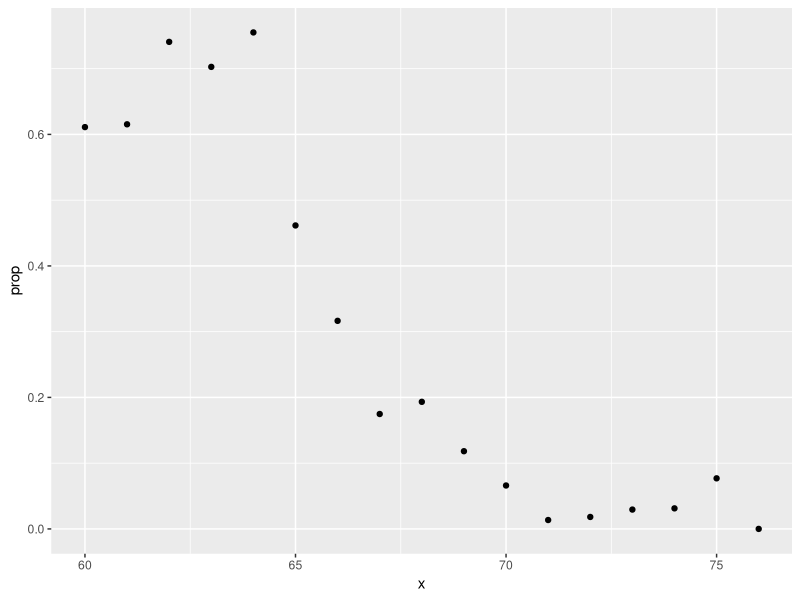
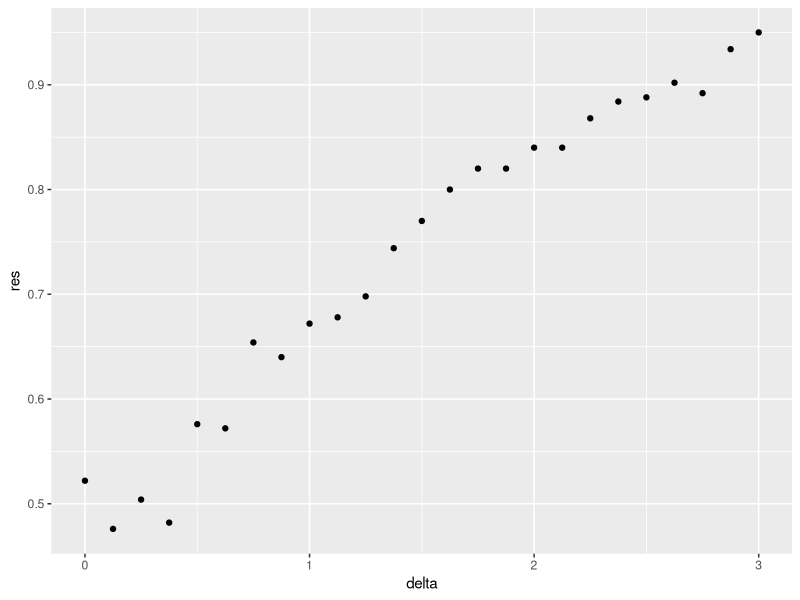

Reproduce these figures in R, in order.
library(dslabs)
library(caret)
library(tidyverse)
data("heights")
y <- heights$height

set.seed(2) #if you are using R 3.5 or earlier
set.seed(2, sample.kind = "Rounding") #if you are using R 3.6 or later

test_index <- createDataPartition(y, times = 1, p = 0.5, list = FALSE)
train_set <- heights %>% slice(-test_index)
test_set <- heights %>% slice(test_index)

train_set %>% 
  filter(round(height)==66) %>%
  summarize(y_hat = mean(sex=="Female")) #fenmale is 1

heights %>% 
  mutate(x = round(height)) %>%
  group_by(x) %>%
  filter(n() >= 10) %>%
  summarize(prop = mean(sex == "Female")) %>%
  ggplot(aes(x, prop)) +
  geom_point()
lm_fit <- mutate(train_set, y = as.numeric(sex == "Female")) %>% lm(y ~ height, data = .)
p_hat <- predict(lm_fit, test_set)
y_hat <- ifelse(p_hat > 0.5, "Female", "Male") %>% factor()
confusionMatrix(y_hat, test_set$sex)$overall["Accuracy"]


#compression Check
set.seed(2) #if you are using R 3.5 or earlier
set.seed(2, sample.kind="Rounding") #if you are using R 3.6 or later
make_data <- function(n = 1000, p = 0.5, 
                      mu_0 = 0, mu_1 = 2, 
                      sigma_0 = 1,  sigma_1 = 1){
  
  y <- rbinom(n, 1, p)
  f_0 <- rnorm(n, mu_0, sigma_0)
  f_1 <- rnorm(n, mu_1, sigma_1)
  x <- ifelse(y == 1, f_1, f_0)
  
  test_index <- createDataPartition(y, times = 1, p = 0.5, list = FALSE)
  
  list(train = data.frame(x = x, y = as.factor(y)) %>% slice(-test_index),
       test = data.frame(x = x, y = as.factor(y)) %>% slice(test_index))
}

set.seed(1) #if you are using R 3.5 or earlier
set.seed(1, sample.kind="Rounding") #if you are using R 3.6 or later
delta <- seq(0, 3, len = 25)
res <- sapply(delta, function(d){
  dat <- make_data(mu_1 = d)
  fit_glm <- dat$train %>% glm(y ~ x, family = "binomial", data = .)
  y_hat_glm <- ifelse(predict(fit_glm, dat$test) > 0.5, 1, 0) %>% factor(levels = c(0, 1))
  mean(y_hat_glm == dat$test$y)
})
qplot(delta, res)
